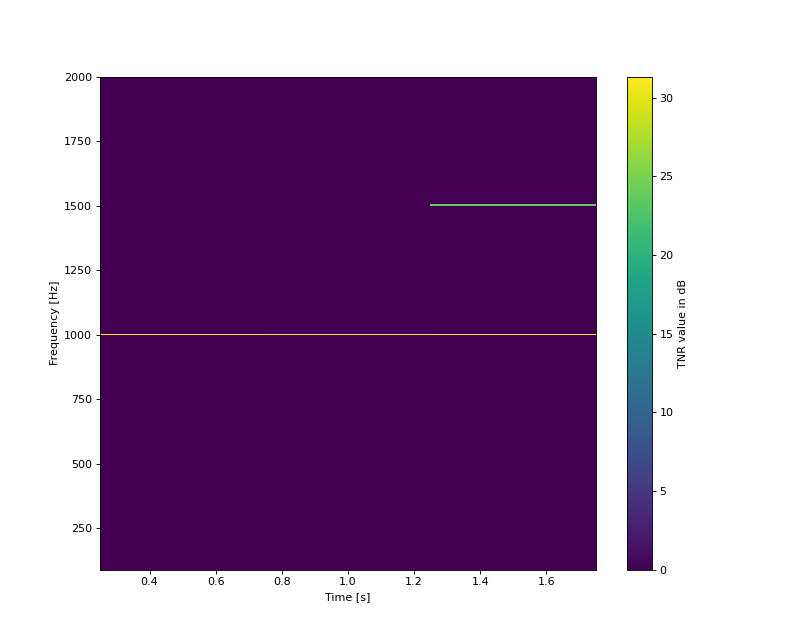

This chart was generated by the following Python code:
import numpy as np
import matplotlib.pyplot as plt
from mosqito.sq_metrics import tnr_ecma_tv
fs = 48000
d = 2
dB = 60
time = np.arange(0, d, 1/fs)
f1 = 1000
f2 = np.zeros((len(time)))
f2[len(time)//2:] = 1500
stimulus = 2 * np.sin(2 * np.pi * f1 * time) + np.sin(2 * np.pi * f2 * time)+ np.random.normal(0,0.5, len(time))
rms = np.sqrt(np.mean(np.power(stimulus, 2)))
ampl = 0.00002 * np.power(10, dB / 20) / rms
stimulus = stimulus * ampl
t_tnr, tnr, promi, tones_freqs, time = tnr_ecma_tv(stimulus, fs)
plt.figure(figsize=(10,8))
plt.pcolormesh(time, tones_freqs, np.nan_to_num(tnr), vmin=0)
plt.colorbar(label = "TNR value in dB")
plt.xlabel("Time [s]")
plt.ylabel("Frequency [Hz]")
plt.ylim(90,2000)
